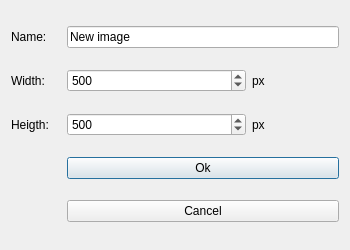
<?xml version="1.0" encoding="UTF-8"?>
<ui version="4.0">
 <class>DialogNewImg</class>
 <widget class="QDialog" name="DialogNewImg">
  <property name="geometry">
   <rect>
    <x>0</x>
    <y>0</y>
    <width>350</width>
    <height>250</height>
   </rect>
  </property>
  <property name="minimumSize">
   <size>
    <width>350</width>
    <height>250</height>
   </size>
  </property>
  <property name="maximumSize">
   <size>
    <width>350</width>
    <height>250</height>
   </size>
  </property>
  <property name="windowTitle">
   <string>New image</string>
  </property>
  <layout class="QGridLayout" name="gridLayout">
   <item row="2" column="0">
    <widget class="QLabel" name="label_3">
     <property name="text">
      <string>Heigth:</string>
     </property>
    </widget>
   </item>
   <item row="1" column="1" colspan="2">
    <widget class="QSpinBox" name="spinBoxNewImgWidth">
     <property name="minimum">
      <number>1</number>
     </property>
     <property name="maximum">
      <number>5000</number>
     </property>
     <property name="value">
      <number>500</number>
     </property>
    </widget>
   </item>
   <item row="1" column="0">
    <widget class="QLabel" name="label_2">
     <property name="text">
      <string>Width:</string>
     </property>
    </widget>
   </item>
   <item row="2" column="3">
    <widget class="QLabel" name="label_5">
     <property name="text">
      <string>px</string>
     </property>
    </widget>
   </item>
   <item row="2" column="1" colspan="2">
    <widget class="QSpinBox" name="spinBoxNewImgHeight">
     <property name="minimum">
      <number>1</number>
     </property>
     <property name="maximum">
      <number>5000</number>
     </property>
     <property name="value">
      <number>500</number>
     </property>
    </widget>
   </item>
   <item row="5" column="1" colspan="3">
    <widget class="QPushButton" name="pushButtonNewImgOk">
     <property name="text">
      <string>Ok</string>
     </property>
    </widget>
   </item>
   <item row="0" column="0">
    <widget class="QLabel" name="label">
     <property name="minimumSize">
      <size>
       <width>50</width>
       <height>20</height>
      </size>
     </property>
     <property name="maximumSize">
      <size>
       <width>50</width>
       <height>20</height>
      </size>
     </property>
     <property name="text">
      <string>Name:</string>
     </property>
    </widget>
   </item>
   <item row="1" column="3">
    <widget class="QLabel" name="label_4">
     <property name="text">
      <string>px</string>
     </property>
     <property name="scaledContents">
      <bool>false</bool>
     </property>
    </widget>
   </item>
   <item row="0" column="1" colspan="3">
    <widget class="QLineEdit" name="lineEdit">
     <property name="text">
      <string>New image</string>
     </property>
    </widget>
   </item>
   <item row="6" column="1" colspan="3">
    <widget class="QPushButton" name="pushButtonNewImgCancel">
     <property name="text">
      <string>Cancel</string>
     </property>
    </widget>
   </item>
  </layout>
 </widget>
 <resources/>
 <connections>
  <connection>
   <sender>pushButtonNewImgOk</sender>
   <signal>clicked()</signal>
   <receiver>DialogNewImg</receiver>
   <slot>accept()</slot>
   <hints>
    <hint type="sourcelabel">
     <x>116</x>
     <y>96</y>
    </hint>
    <hint type="destinationlabel">
     <x>39</x>
     <y>98</y>
    </hint>
   </hints>
  </connection>
  <connection>
   <sender>pushButtonNewImgCancel</sender>
   <signal>clicked()</signal>
   <receiver>DialogNewImg</receiver>
   <slot>reject()</slot>
   <hints>
    <hint type="sourcelabel">
     <x>98</x>
     <y>126</y>
    </hint>
    <hint type="destinationlabel">
     <x>17</x>
     <y>123</y>
    </hint>
   </hints>
  </connection>
 </connections>
</ui>
